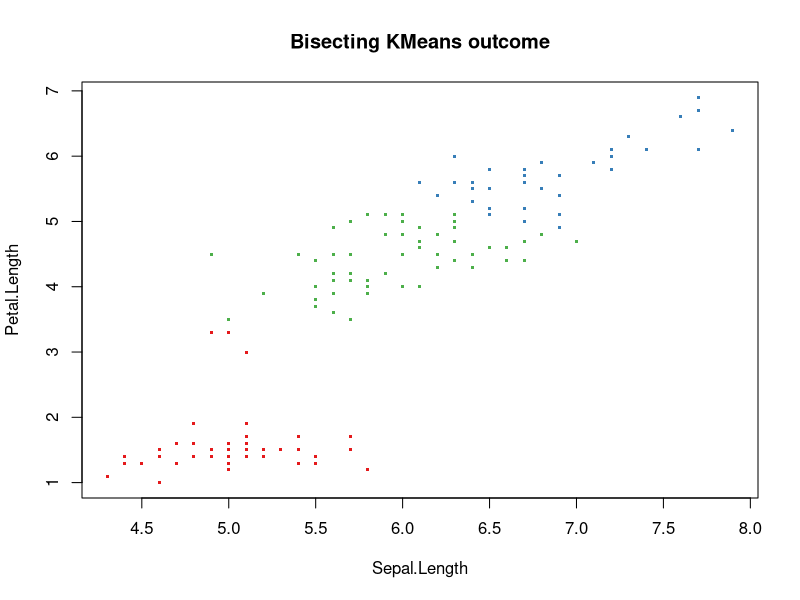
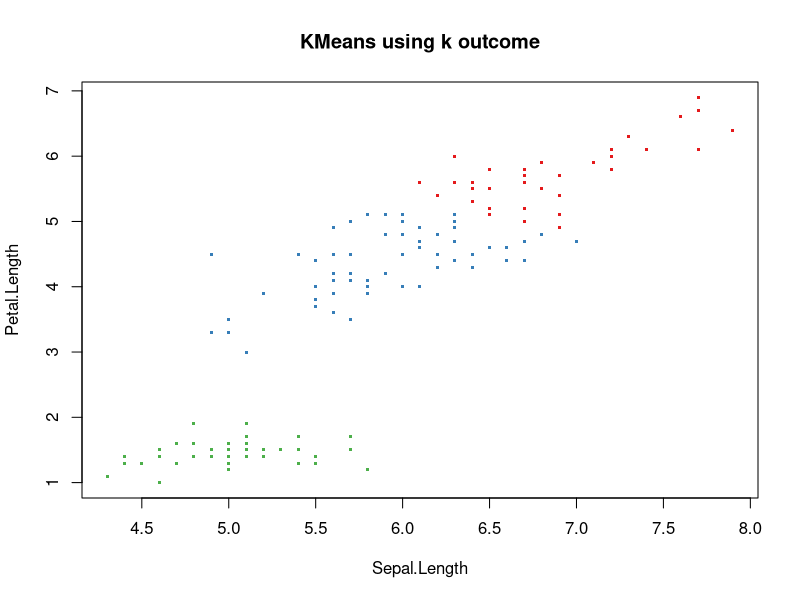
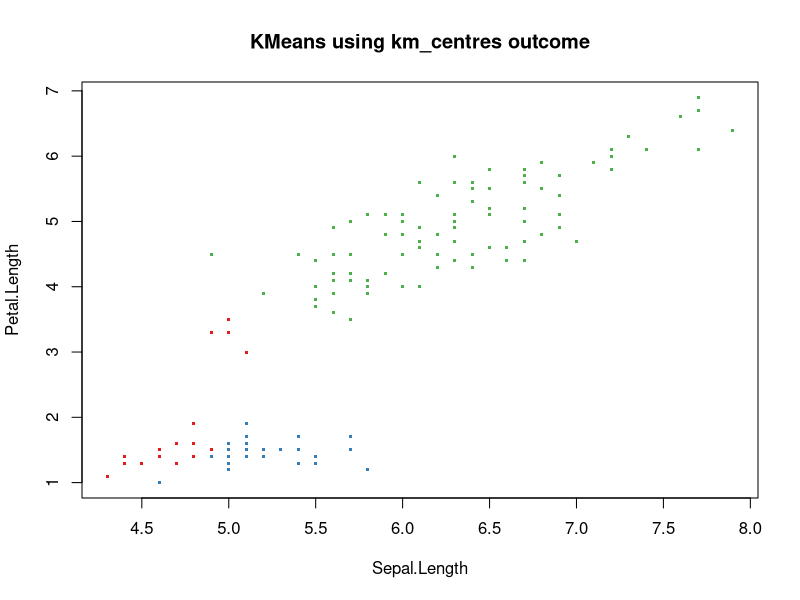
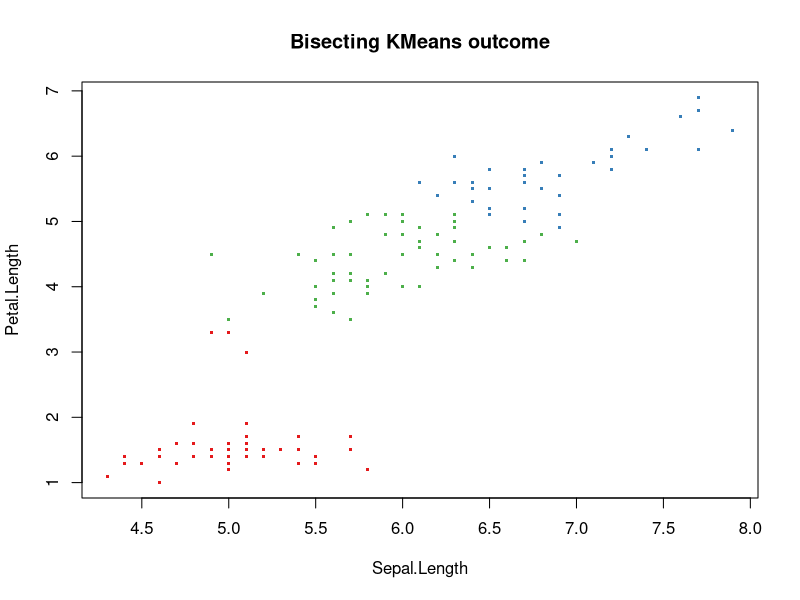

Reproduce these figures in R, in order.
######
# Implementation of Bisecting K-Means and KNN Classifier Functions
#####

require(RColorBrewer)
require(class)
require(caret)

# Plot clustering result
plot_clustering_result <- function(data.df, result, title, k){
  # Plot using two columns in the data
  plot(data.df[, c(2,4)], col = brewer.pal(k, "Set1")[result[[1]]], pch = '.',
       cex = 3, main = title)
}

################################################
# Implement bisecting k means.
# Input:
# data.df: data frame loaded using load_data() function
# iter.max: Max. number of trials for kmeans
# k: Number of clusters to find in bisecting k-means

# Output:
# The output/function return value will be a list containing 2 elements
# first element of the list is a vector containing cluster assignments (i.e., values 1 to k assigned to each data point)
# second element of the list is a vector containing SSE of each cluster
# Additional Information:
# When identifying which cluster to split,the one with maximum SSE is chosen.
# When performing kmeans, two random points the cluster with largest SSE as centers at every iteration is picked. 
# Ensure that the two centers being randomly picked are not the same.
###############################################

bkm <- function(data.df, iter.max, k){
sse <- c(1)
originaldata.df <- load_data_clustering()
data.df <- originaldata.df[c(2:5)]
data.list <- list()
data.list[[1]] = data.frame(data.df)
#df <- data.frame(matrix(unlist(l), nrow=132, byrow=T))   list to df
copydata.list <- split(data.df, seq(nrow(data.df)))  #df to list


while(length(data.list)<k)
{
  lengthdatalist <- length(data.list)
  lengthsse<- length(sse)
  if(lengthdatalist == 1){
    index = 1} else {
      maxsse=-999999999
      for(i in 1:lengthsse){
        
        if (sse[i] > maxsse){
          index = i
          maxsse=sse[i]}
      }
    }
  tosplit<- as.data.frame(data.list[[index]])

  library(rlist)
  #data.list= list.remove(data.list, index)
  #data.list = da[lapply(suu,length)!=0]
  #  data.list = data.list[-which(lapply(data.list,is.null) == T)]  
  minsse = 9999999999
  for(i in 1:iter.max)
  {#as.matrix(as.data.frame(lapply(data.list[[index]], as.numeric)))
    kmeans1 <- kmeans(tosplit,2)
    if (kmeans1$tot.withinss < minsse){
      minsse = kmeans1$tot.withinss
      best = kmeans1}
  }
  
  clust1=c()
  clust2=c()
  
  partition = as.data.frame(best$cluster)
  colnames(partition)= "div"
  rname= row.names(partition)
  for(i in 1: nrow(partition))
    if(partition$div[i]==1){ clust1<- c(clust1,as.numeric(rname[i]))} else
    { clust2<- c(clust2,as.numeric(rname[i]))}      
  
  
  #clust1 <- which(as.data.frame(best$cluster) == 1)
  #clust_1 <- names(clust1)
  
  lenclust1 <- length(clust1)
  df1=data.frame(Doubles=double(),Doubles=double(),Doubles=double(),Doubles=double())
  df2=data.frame(Doubles=double(),Doubles=double(),Doubles=double(),Doubles=double())
  for (j in 1:lenclust1)
  {  
    df1[nrow(df1) + 1,]  =  data.df[clust1[j],]
  } 
  
  #clustlist1=data.frame(matrix(unlist(clustlist1), nrow=lenclust1, byrow=T))
  #clust2 <- which (as.data.frame(best$cluster) == 2)
  #clust_2 <- names(clust2)
  
  lenclust2 <- length(clust2)
  for (j in 1:lenclust2)
  {
    df2[nrow(df2) + 1,] = data.df[clust2[j],]
  }
  
  
  if (length(data.list)==1)
  {
    data.list[[1]] <-df1
    data.list[[2]] <- df2
    #data.list = data.list[-which(lapply(data.list,is.null) == T)]
  }else{
    lengthdatalist1 <- length(data.list)
    #list.append(data.list,clustlist1, clustlist2)}
    
    
    data.list[[length(data.list)+1]] <-  df1
    data.list[[length(data.list)+1]] <-  df2
    
    
    for (i in (index+1):(length(data.list))-1)
    {
      data.list[[i]]= data.list[[(i+1)]]
    }
    data.list= list.remove(data.list,length(data.list))
    
    #data.list = data.list[-which(lapply(data.list,is.null) == T)]
  } 
  sse <- c(sse, best$withinss[1], best$withinss[2])
  sse<-sse[-index] # will remove the second element of the  
}


cluster = list()
for(i in 1:k){
  cluster[[i]] <- as.numeric(rownames(data.list[[i]]))
}


finaldata.df <- originaldata.df[c(1)]
for(i in 1:nrow(data.df))
{
  if(is.element(finaldata.df[i,],cluster[[1]])){finaldata.df[i,] = 1} else if
  (is.element(finaldata.df[i,],cluster[[2]])){finaldata.df[i,] = 2}else if
  (is.element(finaldata.df[i,],cluster[[3]])){finaldata.df[i,] = 3}
}


finalvec <- unlist(finaldata.df)
finalvec <- unname(finalvec)
functionreturn = list(finalvec,sse)

print(functionreturn)

return(functionreturn)
}#end of function 1 braces

####################################################################################

#Code for comparing kmeans with result from bisecting kmeans
# Compare outcomes of kmeans with bisecting kmeans in terms of:
# 1. Overall SSE
# 2. Plot the clusters and compare the size and shape of clusters generated
# 3. Using the plot, we can also verify (visually) if points are being assigned to different clusters

# Input:
# data.df:  Dataset used for kmeans/bisecting kmeans clustering 
# Result: Variable of type list, obtained on running bkm() function
# k : k value for k-means
# km_centers: ID values of centers for KMeans

#Returns:
# Nothing, just print the observations requested

####################################################################################

kmeans_comparison <- function(data.df, result, k, km_centers){
  
data.df <- data.df[c(2:5)]
kmeans_out1 <- kmeans(data.df,k)
kmeans_out2 <-  kmeans(data.df,data.df[km_centers,])
kmeans_sse1 <- kmeans_out1$tot.withinss
kmeans_sse2 <- kmeans_out2$tot.withinss

bkm_sse <- unlist(bkm_result[2])
bkm_totsse = 0
for(i in 1:k){
  bkm_totsse <- bkm_totsse + bkm_sse[i] 
}

comparison <- matrix(c(kmeans_sse1, kmeans_sse2,bkm_totsse),ncol=3,byrow=TRUE)
colnames(comparison) <- c("Kmeans using K","Kmeans using km_centres","bisecting Kmeans")
rownames(comparison) <- c("SSE")
comparison <- as.table(comparison)
print(comparison)

#Plotting the clusters
plot_clustering_result(data.clustering, kmeans_out1, "KMeans using k outcome", k)
plot_clustering_result(data.clustering, kmeans_out2, "KMeans using km_centres outcome", k)
plot_clustering_result(data.clustering, bkm_result, "Bisecting KMeans outcome", clustering_k)
}#end of function 2 braces

####################################################################################


####################################################################################
# KNN Classifier
# implement my_knn with euclidean distance, majority vote and randomly resolving ties

# Input: 
# train: training data frame
# test: test data frame
# cl: class labels for training data
# k: 'k' value in KNN
# k value for KNN - Play around with different k values to see which 
# k gives best accuracy


# Output:
# A vector of class labels. return variable should be of type factor

####################################################################################

my_knn <- function(train, test, cl, k)
{
  
  distance =  matrix(nrow = 44, ncol= 106)
  for(i in 1:nrow(test))
  {
    for(j in 1:nrow(train))
    {
      l =1
      suma = matrix(nrow=1, ncol=4)
      while(l<5)
      {
        suma[l] <- ((test[i,l] - train[j,l])^2)
        l = l + 1
      }
      distance[i,j]  <- sqrt(suma[1]+suma[2]+suma[3]+suma[4])
    }
  }
  
  classified = matrix(nrow = 44, ncol= k)
  for (i in 1:nrow(distance))
  {
    sorted <- head(order(distance[i,]),k)
    for(j in 1: k){
      classified [i,j] <- sorted[j]
    }
  }
  
  labelled = matrix(nrow = 44, ncol= k)
  for(i in 1:nrow(classified)){
    for(j in 1:ncol(classified)){
      labelled [i,j] <- cl[classified [i,j]]
    }
  }
  
  mode <- function(x) {
    ux <- unique(x)
    ux[which.max(tabulate(match(x, ux)))]
  }
  
  final = c()
  for(i in 1:nrow(labelled)){
    final[i] <- mode(labelled [i,])
  }
  
  for(i in 1:length(final)){
    if(final[i] == 1){final[i] = 'setosa'}else if(final[i] == 2)
    {final[i] = 'versicolor'}else if (final[i] == 3)
    {final[i] = 'virginica'}
  }
  final <- factor(final)
}#end of function 3 braces

####################################################################################
# Generate accuracy measures for your KNN classification
# Input:
# test_cl: actual class labels for test data
# knn_result: predicted class labels for test data

# Output:
# A vector of size 4 in the following order: 
# (overall accuracy, precision for the class 'setosa', recall for the class 'setosa', F-measure for the class 'setosa')
####################################################################################
my_knn_accuracy <- function(test_cl, knn_result){
  
  sum = 0
  mat <- table(knn_result,test_cl)
  for(i in 1:3){
    for(j in 1:3){
      if(i == j){sum = sum + mat[i,j]}
    }
  }
  
  
  acc <- sum/length(knn_result)
  
  tp <- mat[1]
  fp <- mat[2]+mat[3]
  fn <- mat[4]+mat[7]
  tn <- mat[5]+mat[6]+mat[8]+mat[9]
  
  conf_mat = matrix(nrow = 2, ncol = 2)
  conf_mat[1] = tp
  conf_mat[2] = fp
  conf_mat[3] = fn
  conf_mat[4] = tn
  
  precision <- tp/(tp+fp)
  recall <- tp/(tp+fn)
  fmeasure <- (2*tp)/((2*tp)+fp+fn)
  
  acc_measures =c(acc,precision,recall,fmeasure)
  
  print(acc_measures)
  
}#end of function 4 braces

####################################################################################

# Functions to load data and plot data
# Load data for KMeans and KNN
load_data_clustering <- function(){
  data(iris)
  iris$ID <- c(1:nrow(iris)) # Create an id column for easy identification
  return(iris[,c('ID','Sepal.Length','Sepal.Width','Petal.Length', 'Petal.Width')])
}

load_data_classification <- function(){
  data(iris)
  # normalize all predictors, i.e., all but last column species
  iris[, -ncol(iris)] <- scale(iris[, -ncol(iris)])
  trainIdx <- createDataPartition(1:nrow(iris), p = 0.7, list = FALSE) # separate data into train, test (70, 30)
  testIdx <- setdiff((1:nrow(iris)), trainIdx)
  train <- iris[trainIdx, -ncol(iris)]
  test <- iris[testIdx, -ncol(iris)]
  train_cl <- factor(iris[trainIdx, ncol(iris)])
  test_cl <- factor(iris[testIdx, ncol(iris)])
  return(list(train, test, train_cl, test_cl))
}


# load the data for clustering
data.clustering <- load_data_clustering()

# k value for KMeans and Bisecting KMeans
# Play around with the clustering_k variable to see how bisecting kmeans behaves as k value changes
clustering_k <- 3

# run bisecting kmeans
bkm_result <- bkm(data.clustering, 25, clustering_k)

# plot bisecting kmeans result
plot_clustering_result(data.clustering, bkm_result, "Bisecting KMeans outcome", clustering_k)

# compare bisecting kmeans vs Kmeans
km_centers <- c(15,16,19)
kmeans_comparison(data.clustering, bkm_result, clustering_k, km_centers)


################################
# Classification
################################
# load the data for classification
data.classification <- load_data_classification()
train <- data.classification[[1]]
test <- data.classification[[2]]
train_cl <- as.factor(data.classification[[3]])
test_cl <- as.factor(data.classification[[4]])

# k value for KNN - Play around with different k values to see which 
# k gives best accuracy
classification_k <- 10

# run KNN classifier
knn_result <- my_knn(train, test, train_cl, classification_k)

# get the accuracy measures for K
my_knn_result <- my_knn_accuracy(test_cl, knn_result)

#end of program#
